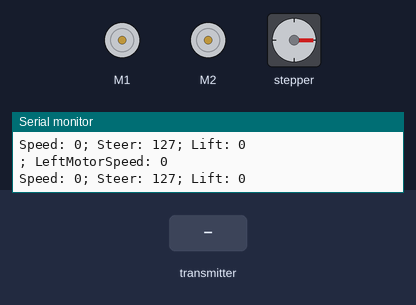
Bench run of a sketch on a simulated Arduino Uno, built with avr-gcc and run on an emulated ATmega328P. On the bench: 2 × DC motor (green arrow = forward, orange = backward, longer = faster), stepper motor, the last lines printed to the serial monitor. The test bench sets the inputs (shaded band). No radio packets arrive unless stated; stepper angles assume 200 steps per turn.

Above: at 1.5 s.
1.6 s: the transmitter starts sending Lift = 64
At 3.4 s:
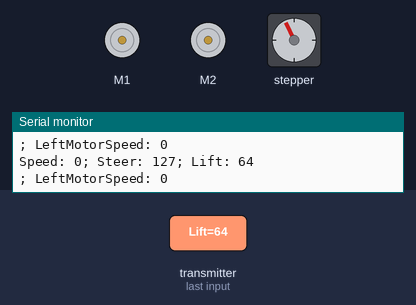
4.0 s: the transmitter starts sending Speed = 64
At 4.6 s:
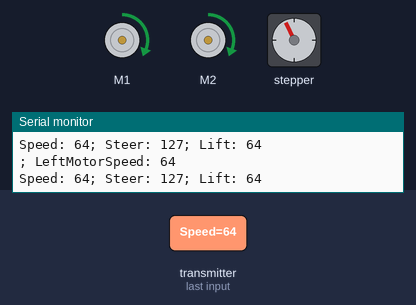
5.5 s: the transmitter starts sending Steer = 0
At 6.5 s:
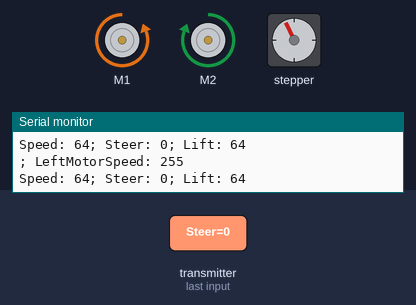
7.0 s: the transmitter starts sending Steer = 255
At 8.2 s:
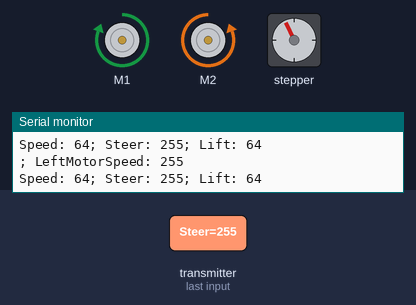
8.5 s: the transmitter starts sending Lift = 0
At 10.7 s:
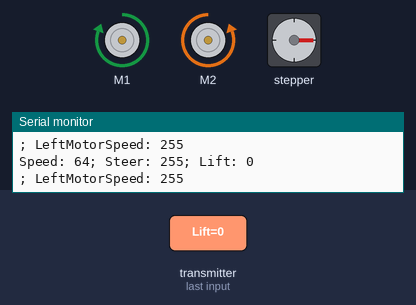
11.0 s: the transmitter starts sending Steer = 128
At 12.1 s:
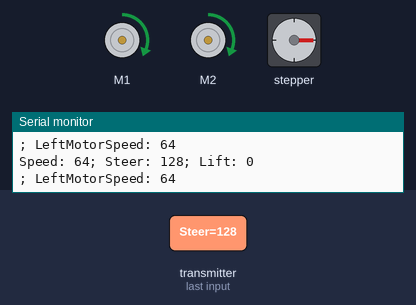
Timing chart, 0 to 13.5 s (numbered marks = the images above; inputs shaded):
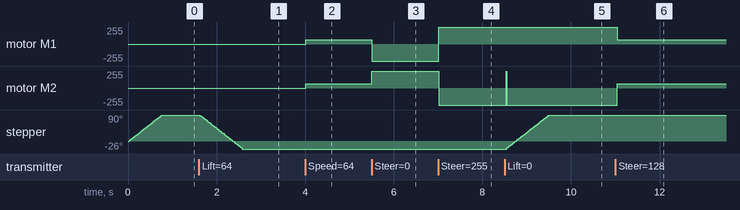

The sketch:

ReceiverCode_V3.ino
```cpp
/*
    DIY Arduino based RC Transmitter Project
              == Receiver Code ==
  by Dejan Nedelkovski, www.HowToMechatronics.com
  Library: TMRh20/RF24, https://github.com/tmrh20/RF24/
*/
#include <SPI.h>
#include <RF24.h>
#include <nRF24L01.h>
#include <Wire.h>
#include <Adafruit_MotorShield.h>
#include "utility/Adafruit_MS_PWMServoDriver.h"

//call the Adafruit motor shield and define the motor ports
Adafruit_MotorShield AFMS = Adafruit_MotorShield();
Adafruit_DCMotor *LeftMotor = AFMS.getMotor(1);
Adafruit_DCMotor *RightMotor = AFMS.getMotor(2);
// Connect a stepper motor with 200 steps per revolution (1.8 degree step angle)
// to motor port #2 (M3 and M4)
Adafruit_StepperMotor *LiftMotor = AFMS.getStepper(200, 2);


bool radioNumber = 0; // set as receiver
int previous = 50; // define a variable to control lift motor

RF24 radio(9, 10);   // nRF24L01 (CE, CSN)
const byte address[6] = "00001";
unsigned long lastReceiveTime = 0;
unsigned long currentTime = 0;
// Max size of this struct is 32 bytes - NRF24L01 buffer limit
struct Data_Package {
  byte Speed;
  byte Steer;
  byte Lift;
  //byte j2PotX;
  //byte j2PotY;
  //byte j2Button;
  //byte pot1;
  //byte pot2;
  //byte tSwitch1;
  //byte tSwitch2;
  //byte button1;
  //byte button2;
  //byte button3;
  //byte button4;
};
Data_Package data; //Create a variable with the above structure

int xAxis;
int motorSpeedLeft = 0;
int motorSpeedRight = 0;

void setup() {
  Serial.begin(9600);
  AFMS.begin();
  LiftMotor->setSpeed(20);  // 10 rpm  stepper motor speed
  radio.begin();
  radio.openReadingPipe(0, address);
  radio.setAutoAck(false);
  radio.setDataRate(RF24_250KBPS);
  radio.setPALevel(RF24_PA_LOW); //power mode LOW for debug, HIGH for application
  radio.startListening(); //  Set the module as receiver
  resetData(); // clear the values at every start
}
void loop() {
  // Check whether there is data to be received
  if (radio.available()) {
    radio.read(&data, sizeof(Data_Package)); // Read the whole data and store it into the 'data' structure
    lastReceiveTime = millis(); // At this moment we have received the data
  }
  // Check whether we keep receving data, or we have a connection between the two modules
  currentTime = millis();
  if ( currentTime - lastReceiveTime > 1000 ) { // If current time is more then 1 second since we have recived the last data, that means we have lost connection
    resetData(); // If connection is lost, reset the data. It prevents unwanted behavior, for example if a drone has a throttle up and we lose connection, it can keep flying unless we reset the values
  }

//Set thrust
  motorSpeedLeft = data.Speed;
  motorSpeedRight = data.Speed;

  LeftMotor->setSpeed(motorSpeedLeft);
  LeftMotor->run(FORWARD);

  RightMotor->setSpeed(motorSpeedRight);
  RightMotor->run(FORWARD);

//Adjust thrust based on steer
  xAxis = data.Steer;
  if (xAxis < 117) {
    // Convert the declining X-axis readings from 0 to 110 into increasing 0 to 255 value
    int xMapped = map(xAxis, 110, 0, 0, 255);
    motorSpeedLeft = xMapped;
    motorSpeedRight = xMapped;
    LeftMotor->setSpeed(motorSpeedLeft);
    LeftMotor->run(BACKWARD);
    RightMotor->setSpeed(motorSpeedRight);
    RightMotor->run(FORWARD);
  }

  if (xAxis > 137) {
    // Convert the declining X-axis readings from 137 to 255 into increasing 0 to 255 value
    int xMapped = map(xAxis, 137, 255, 0, 255);
    motorSpeedLeft = xMapped;
    motorSpeedRight = xMapped;
    LeftMotor->setSpeed(motorSpeedLeft);
    LeftMotor->run(FORWARD);
    RightMotor->setSpeed(motorSpeedRight);
    RightMotor->run(BACKWARD);
  }

// drive the lift motor
  int val = data.Lift;
  if ((val - previous) > 0) { //might want to try 1 and -1 to keep from being twitchy
   LiftMotor->step(val-previous, BACKWARD, SINGLE);
  } else if ((val - previous) < 0) {
   // do stuff only if the first condition is false and second condition is true
   LiftMotor->step(-(val-previous), FORWARD, SINGLE);
  }

  previous = val; // remember the previous value

  // Print the data in the Serial Monitor
  //Serial.print("pot1: ");
  //Serial.print(data.pot1);
  Serial.print("Speed: ");
  Serial.print(data.Speed);
  Serial.print("; Steer: ");
  Serial.print(data.Steer);
  Serial.print("; Lift: ");
  Serial.println(data.Lift);
  Serial.print("; LeftMotorSpeed: ");
  Serial.println(motorSpeedLeft);

}
void resetData() {
  // Reset the values when there is no radio connection - Set initial default values
  data.Speed = 0;
  data.Steer = 127;
  data.Lift = 0;
  //data.j2PotY = 0;
  //data.j1Button = 1;
  //data.j2Button = 1;
  //data.pot1 = 1;
  //data.pot2 = 1;
  //data.tSwitch1 = 1;
  //data.tSwitch2 = 1;
  //data.button1 = 1;
  //data.button2 = 1;
  //data.button3 = 1;
  //data.button4 = 1;
}
```

Measured:
- after the input at 1.6 s, stepper: turns 116° counter-clockwise in 0.96 s, starting at once
- after the input at 4.0 s, motor M1, motor M2: stopped → forward 64/255 at once
- after the input at 5.5 s, motor M1: forward 64/255 → backward 255/255 at once; motor M2: forward 64/255 → forward 255/255 at once
- after the input at 7.0 s, motor M1: backward 255/255 → forward 255/255 at once; motor M2: forward 255/255 → backward 255/255 at once
- after the input at 8.5 s, motor M2: backward 255/255 → forward 255/255 at once, → backward 255/255 0.02 s later; stepper: turns 116° clockwise in 0.94 s, starting after 0.05 s
- after the input at 11.0 s, motor M1: forward 255/255 → forward 64/255 at once; motor M2: backward 255/255 → forward 64/255 at once
- by itself, stepper: turns 90° clockwise in 0.74 s
